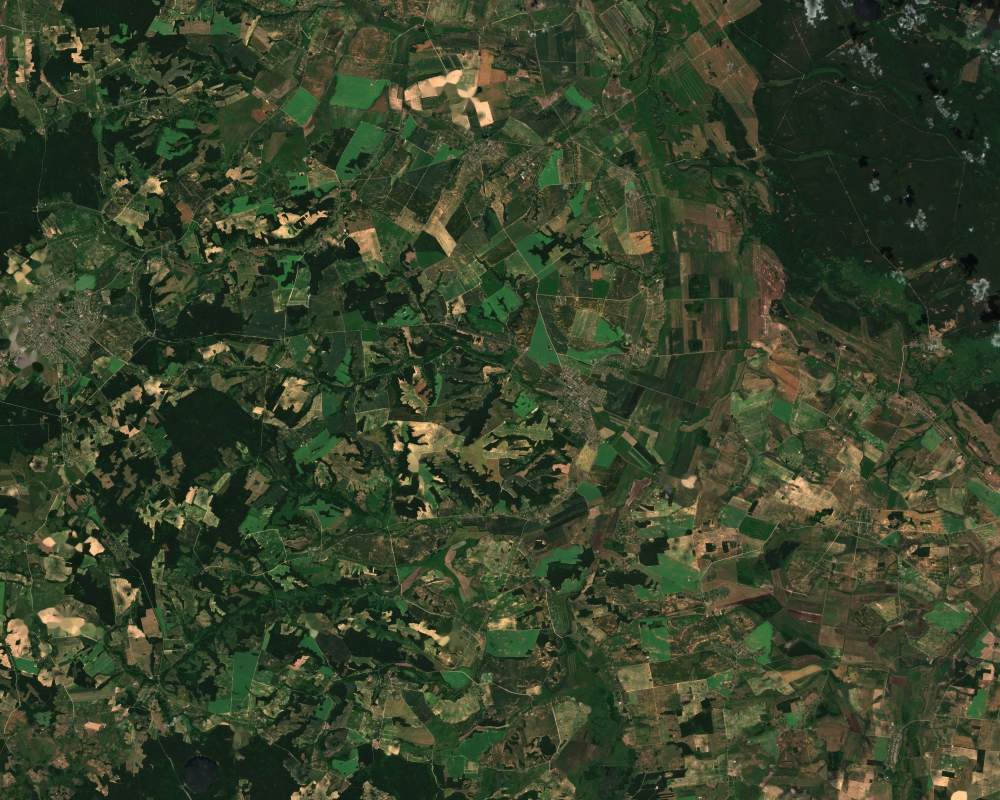
#> input picture img/barbarossa/ground.jpg, 4000 x 3200 px (shown at 1/4 size)
$ python clean_ground_clouds.py
#> lines starting #> are read from the running program, lines starting #| are printed output that depends on the picture; after the words box and inside, x2 and y2 are one past the last pixel; in counts of white or black regions, pixels touching at a corner belong together
#!/usr/bin/env python3
"""
clean_ground_clouds.py — 卫星地面图云斑修复（一次性工具）

检测卫星图上的积云白斑（高亮度 + 低饱和 + 块状），用 OpenCV inpaint 从周围纹理重建。
云影（云旁的暗斑）不单独处理：小块暗斑视觉上近似水塘/林地，高空不可辨。

用法：python scripts/clean_ground_clouds.py [img/barbarossa/ground.jpg]
输出：原地覆盖（先备份到 _archive/precompress/），并写 *_cloudmask.png 供人工核对。
"""
import os
import sys

import cv2
import numpy as np

ROOT = os.path.dirname(os.path.dirname(os.path.abspath(__file__)))

# 云斑判定（局部对比法）：比 101×101 邻域均值亮 LOCAL_DV 以上且发白
# （实测云芯 S 13-25/V 200-225；亮田整体亮、局部对比≈0 不误伤）
V_MIN = 150      # 绝对亮度下限（兜底，防止暗区噪点）
S_MAX = 95       # 发白上限（局部对比已做主过滤，这里放宽收云边缘）
LOCAL_K = 201    # 局部均值核（≈2km，大于卷云条带宽度，防止宽条纹自我稀释对比度）
LOCAL_DV = 20    # 亮度超出局部均值的阈值（收薄雾状云边缘）
BLOB_MIN_AREA = 60      # px²（10m/px → 6000m²，约 77m 见方起步，滤掉白色屋顶/小路）
BLOB_MAX_AREA = 800000  # 成片积云簇也修（闭运算合并后面积大）
DILATE = 25      # 掩膜外扩像素，覆盖云边缘过渡带


def main():
    path = sys.argv[1] if len(sys.argv) > 1 else os.path.join(ROOT, 'img', 'barbarossa', 'ground.jpg')
    img = cv2.imread(path)
#> img is the input picture: shape (3200, 4000, 3); mean B, G, R 42.8, 67, 55.7
    assert img is not None, f'读不到 {path}'
    hsv = cv2.cvtColor(img, cv2.COLOR_BGR2HSV)
#> hsv: shape (3200, 4000, 3); mean H, S, V 47.8, 105, 69.4
    h, s, v = hsv[..., 0], hsv[..., 1].astype(np.int16), hsv[..., 2].astype(np.int16)
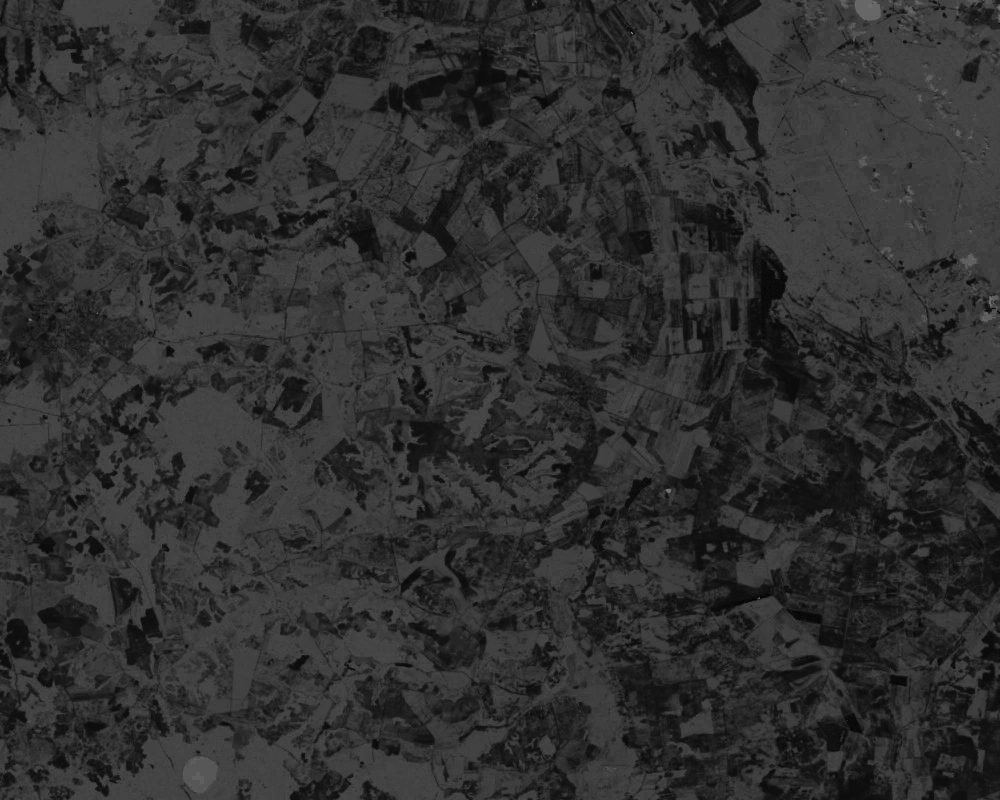
#> h: shape (3200, 4000) (shown at 1/4 size); min 0, max 179, mean 47.8

    # 局部对比检测：云 = 比周围亮得多且发白的像素。
    # 亮田整体都亮（局部对比≈0）不会被误伤；森林上的白云对比强烈被抓住。
    local_v = cv2.blur(v, (LOCAL_K, LOCAL_K))
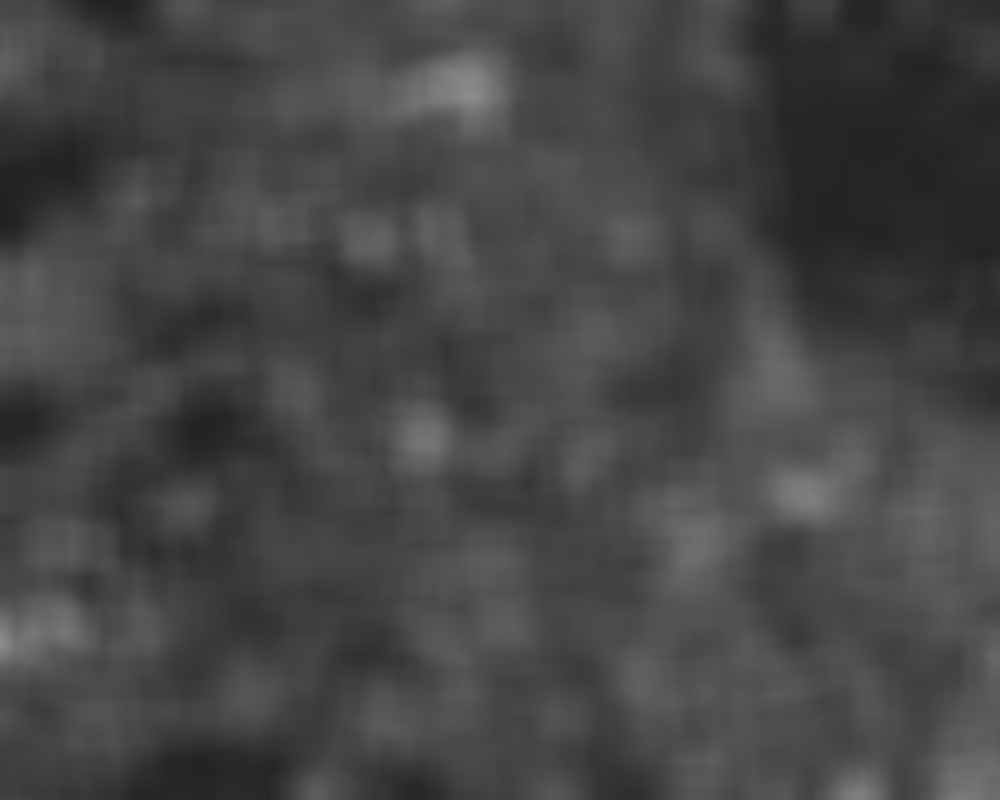
#> local_v: shape (3200, 4000) int16 (shown at 1/4 size); min 34, max 140, mean 69.4
    local_s = cv2.blur(s, (LOCAL_K, LOCAL_K))
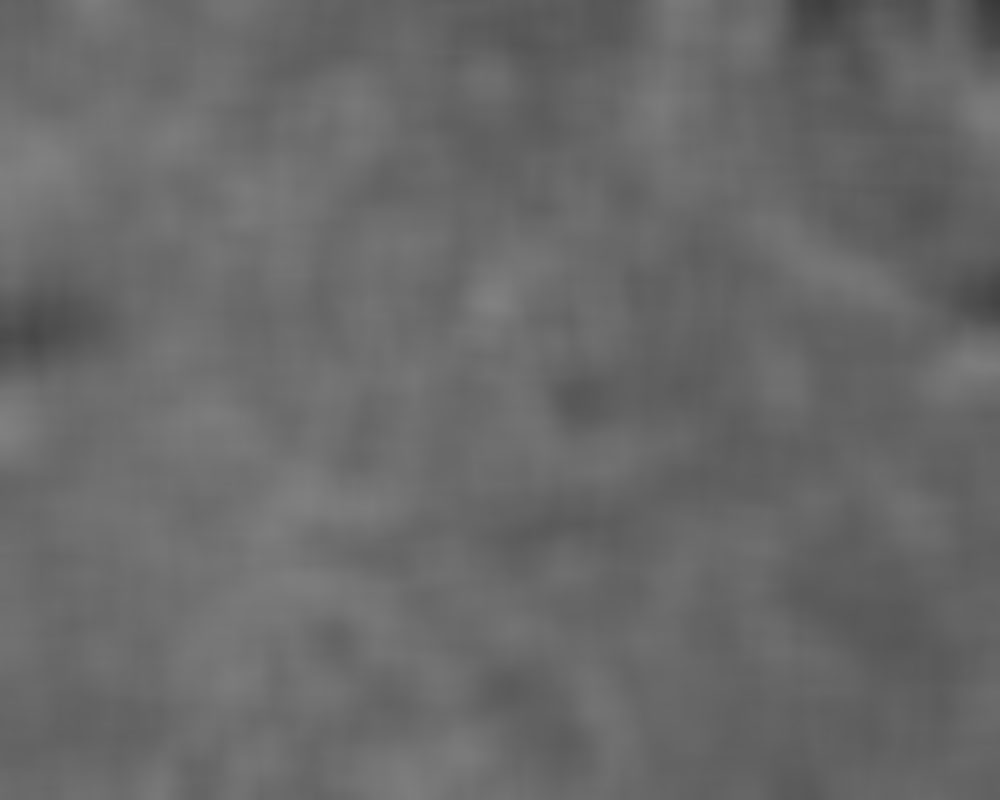
#> local_s: shape (3200, 4000) int16 (shown at 1/4 size); min 56, max 129, mean 105
    mask = (((v - local_v) > LOCAL_DV) & (v >= V_MIN) & (s <= S_MAX) & (s <= local_s + 30)).astype(np.uint8) * 255
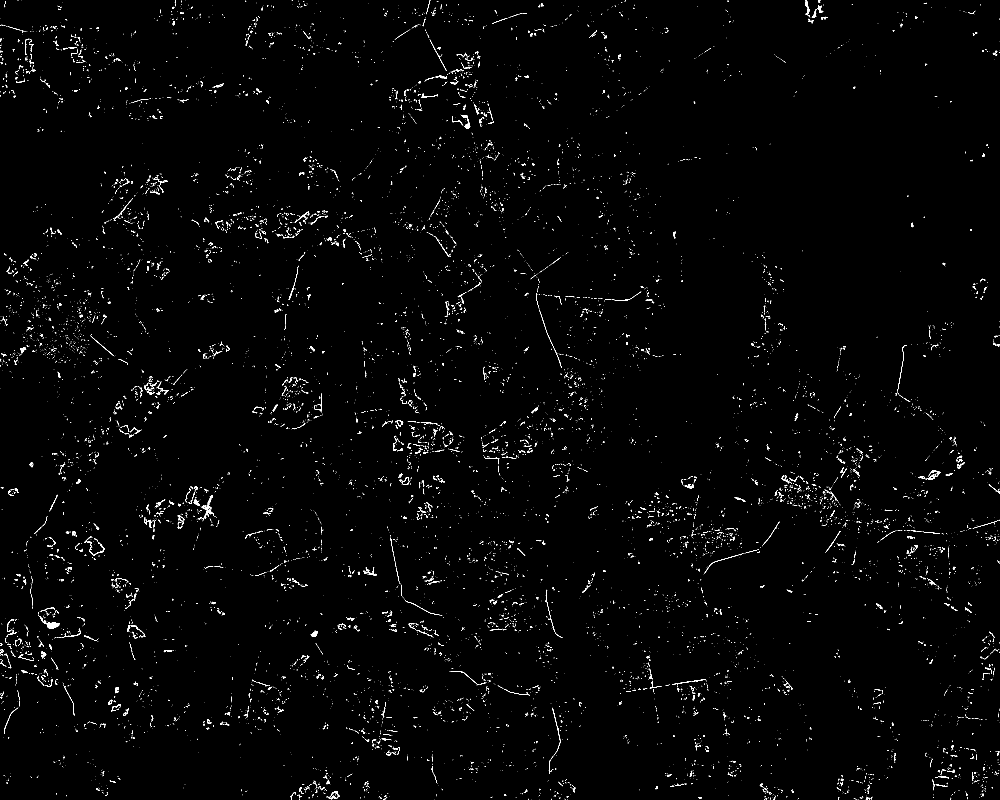
#> mask: shape (3200, 4000) (shown at 1/4 size); 0.86% white in thin lines or dots
    # 形态学闭运算连块、开运算去碎点
    k = cv2.getStructuringElement(cv2.MORPH_ELLIPSE, (9, 9))
    mask = cv2.morphologyEx(mask, cv2.MORPH_CLOSE, k)
#> mask: shape (3200, 4000); 1.3% white; 8406 white regions (6886 under 20 px), largest, box (x1, y1, x2, y2) and area: (790, 1980, 856, 2085) 1549, (577, 1504, 628, 1579) 1360, (157, 2464, 239, 2514) 1275
    mask = cv2.morphologyEx(mask, cv2.MORPH_OPEN, k)
#> mask: shape (3200, 4000); 0.14% white; 132 white regions, largest, box (x1, y1, x2, y2) and area: (171, 2482, 237, 2514) 1096, (808, 2020, 848, 2062) 934, (579, 1548, 617, 1578) 724

    # 连通域过滤：只保留云斑大小的块
    n, labels, stats, _ = cv2.connectedComponentsWithStats(mask)
#> labels: shape (3200, 4000) int32; 133 distinct labels, from 0 to 132
#> n = 133; stats = 133 rows, first 6: [0, 0, 4000, 3200, 12781564], [3220, 14, 9, 10, 66], [2163, 16, 9, 9, 57], [3271, 24, 14, 16, 154], [3226, 51, 10, 10, 73], [3253, 58, 10, 11, 81]
    keep = np.zeros_like(mask)
    kept = 0
    for i in range(1, n):
        area = stats[i, cv2.CC_STAT_AREA]
        if BLOB_MIN_AREA <= area <= BLOB_MAX_AREA:
            keep[labels == i] = 255
            kept += 1
#> this loop made 132 passes
#> area on passes 1 to 12: 66, 57, 154, 73, 81, 33, 57, 101, 57, 57, 86, 103
#> after the loop, kept = 96
    if kept:
        keep = cv2.dilate(keep, cv2.getStructuringElement(cv2.MORPH_ELLIPSE, (DILATE, DILATE)))
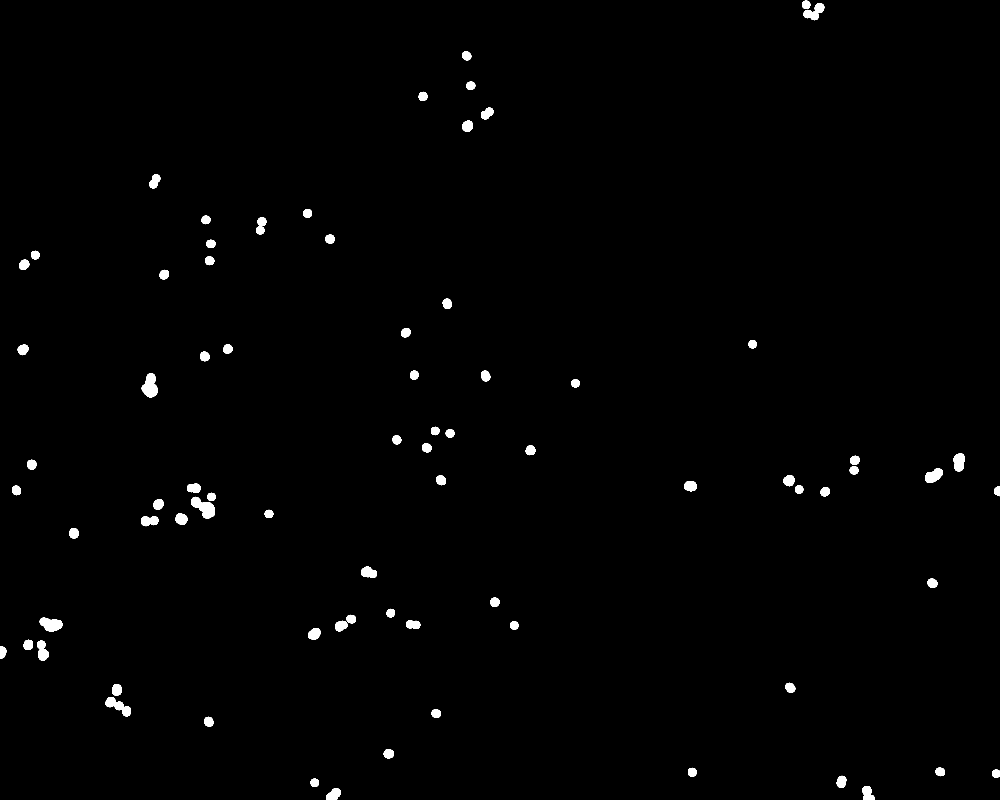
#> keep: shape (3200, 4000) (shown at 1/4 size); 0.86% white; 81 white regions, largest, box (x1, y1, x2, y2) and area: (764, 1987, 860, 2074) 4415, (567, 1493, 629, 1590) 4055, (159, 2470, 249, 2526) 3508

    cloud_pct = np.count_nonzero(keep) / keep.size * 100
#> cloud_pct = 0.861
    print(f'云斑块 {kept} 个，掩膜覆盖 {cloud_pct:.2f}%')
#| 云斑块 96 个，掩膜覆盖 0.86%

    backup = os.path.join(ROOT, '_archive', 'precompress', 'img', os.path.basename(os.path.dirname(path)))
    os.makedirs(backup, exist_ok=True)
    base = os.path.basename(path)
    cv2.imwrite(os.path.join(backup, base + '.before_decloud.jpg'), img)
    cv2.imwrite(path.replace('.jpg', '_cloudmask.png'), keep)

    if kept == 0:
        print('无需修复')
        return
    out = transplant_fill(img, keep)
    cv2.imwrite(path, out, [cv2.IMWRITE_JPEG_QUALITY, 84])
    print(f'已修复并覆盖 {path}')


def transplant_fill(img, mask):
    """纹理移植填充：每个云斑用邻近同类地表（左/右/上/下平移取样）替换，
    边缘羽化混合；找不到干净源才回退 inpaint。比 Telea 大斑块涂抹更真实。"""
    out = img.copy()
    n, labels, stats, _ = cv2.connectedComponentsWithStats(mask)
#> labels: shape (3200, 4000) int32; 82 distinct labels, from 0 to 81
#> n = 82; stats = 82 rows, first 6: [0, 0, 4000, 3200, 12689828], [3208, 2, 33, 34, 874], [3214, 12, 83, 69, 2907], [1848, 205, 37, 37, 1029], [1865, 326, 36, 34, 948], [1675, 367, 35, 37, 1004]
    H, W = mask.shape
#> H = 3200; W = 4000
    for i in range(1, n):
        x, y, w, h, area = stats[i]
        if area == 0:
            continue
        blob = (labels[y:y+h, x:x+w] == i).astype(np.uint8)
        # 羽化 alpha：距离变换归一化
        alpha = cv2.distanceTransform(blob, cv2.DIST_L2, 5)
        if alpha.max() > 0:
            alpha = alpha / alpha.max()
        alpha = cv2.GaussianBlur(alpha, (0, 0), 3)[..., None]

        placed = False
        for dx, dy in [(-(w + 40), 0), (w + 40, 0), (0, -(h + 40)), (0, h + 40)]:
            sx, sy = x + dx, y + dy
            if sx < 0 or sy < 0 or sx + w > W or sy + h > H:
                continue
            src_region_mask = mask[sy:sy+h, sx:sx+w]
            if src_region_mask.any():
                continue   # 源区域本身有云，换方向
            src = img[sy:sy+h, sx:sx+w]
            dst = out[y:y+h, x:x+w]
            out[y:y+h, x:x+w] = (src.astype(np.float32) * alpha + dst.astype(np.float32) * (1 - alpha)).astype(np.uint8)
            placed = True
            break
        if not placed:
            # 四周都不干净：Telea 兜底
            out = cv2.inpaint(out, (blob * 255).astype(np.uint8), 5, cv2.INPAINT_TELEA) if False else \
                cv2.inpaint(out, np.pad(blob, ((y, H-y-h), (x, W-x-w))) .astype(np.uint8) * 255, 5, cv2.INPAINT_TELEA)
#> this loop made 81 passes
#> (x, y, w, h, area) on passes 1 to 12: (3208, 2, 33, 34, 874), (3214, 12, 83, 69, 2907), (1848, 205, 37, 37, 1029), (1865, 326, 36, 34, 948), (1675, 367, 35, 37, 1004), (1924, 430, 50, 48, 1573), (1848, 482, 44, 46, 1527), (597, 697, 44, 57, 1636), (1213, 836, 35, 35, 963), (806, 862, 36, 35, 967), (1030, 869, 35, 36, 982), (1024, 905, 34, 33, 874)
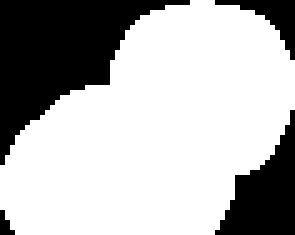
#> blob: shape (47, 59) (shown 5 times larger); values 0 (black) and 1 (white), 70.3% white; 4 black regions (1 under 20 px), largest, box (x1, y1, x2, y2) and area: (0, 0, 38, 33) 544, (43, 22, 59, 47) 208, (43, 0, 59, 12) 62
    return out


if __name__ == '__main__':
    main()
